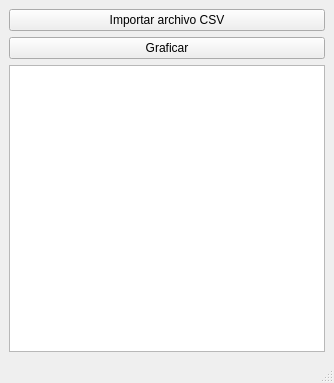
<?xml version="1.0" encoding="UTF-8"?>
<ui version="4.0">
 <class>MainWindow</class>
 <widget class="QMainWindow" name="MainWindow">
  <property name="geometry">
   <rect>
    <x>0</x>
    <y>0</y>
    <width>334</width>
    <height>383</height>
   </rect>
  </property>
  <property name="windowTitle">
   <string>Graficador de datos importados</string>
  </property>
  <widget class="QWidget" name="centralwidget">
   <layout class="QGridLayout" name="gridLayout">
    <item row="0" column="0">
     <layout class="QVBoxLayout" name="verticalLayout_2">
      <item>
       <layout class="QVBoxLayout" name="verticalLayout">
        <item>
         <widget class="QPushButton" name="boton1">
          <property name="text">
           <string>Importar archivo CSV</string>
          </property>
         </widget>
        </item>
        <item>
         <widget class="QPushButton" name="boton2">
          <property name="text">
           <string>Graficar</string>
          </property>
         </widget>
        </item>
       </layout>
      </item>
      <item>
       <widget class="QTextEdit" name="resultado"/>
      </item>
     </layout>
    </item>
   </layout>
  </widget>
  <widget class="QMenuBar" name="menubar">
   <property name="geometry">
    <rect>
     <x>0</x>
     <y>0</y>
     <width>334</width>
     <height>25</height>
    </rect>
   </property>
  </widget>
  <widget class="QStatusBar" name="statusbar"/>
 </widget>
 <resources/>
 <connections/>
</ui>
